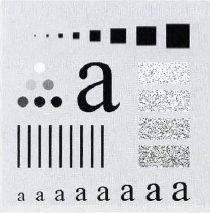
%> input picture Chapter4/image/test.PNG, 210 x 213 px
$ octave High_frequency_emphasis.m   (GNU Octave 9; MATLAB toolbox functions it lacks are replaced by stand-ins)
%> lines starting %> are read from the running program, lines starting %| are printed output that depends on the picture
clc
clear all
close all

% خواندن تصویر
img = imread('image/test.PNG');
%> img is the input picture: size 213x210x3 uint8; mean R, G, B 202.9, 205.6, 208.1
img_gray = rgb2gray(img);

% تبدیل تصویر به دامنه فرکانس
F = fft2(double(img_gray));
F_shifted = fftshift(F);

% ایجاد فیلتر بالاگذر باتروورث
[rows, cols] = size(img_gray);
%> rows = 213; cols = 210
D0 = 30; % برش فرکانس
n = 2; % مرتبه فیلتر
[x, y] = meshgrid(-cols/2:cols/2-1, -rows/2:rows/2-1);
D = sqrt(x.^2 + y.^2);
H = 1 ./ (1 + (D0 ./ D).^(2*n));

% اعمال فیلتر به تصویر
G = H .* F_shifted;

% تبدیل به دامنه فضایی
G_shifted = ifftshift(G);
img_filtered = ifft2(G_shifted);
img_filtered = abs(img_filtered);
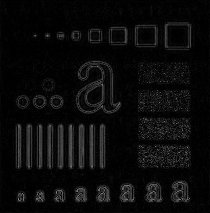
%> img_filtered: size 213x210 double; min 0.00203, max 143.6, mean 11.4

subplot(221)
imshow(img_gray)

subplot(223)
imshow(G)
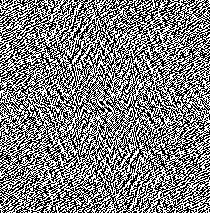
%> displayed picture: size 213x210, on the screen's scale of 0 to 255; min 0, max 255, mean 127.2
